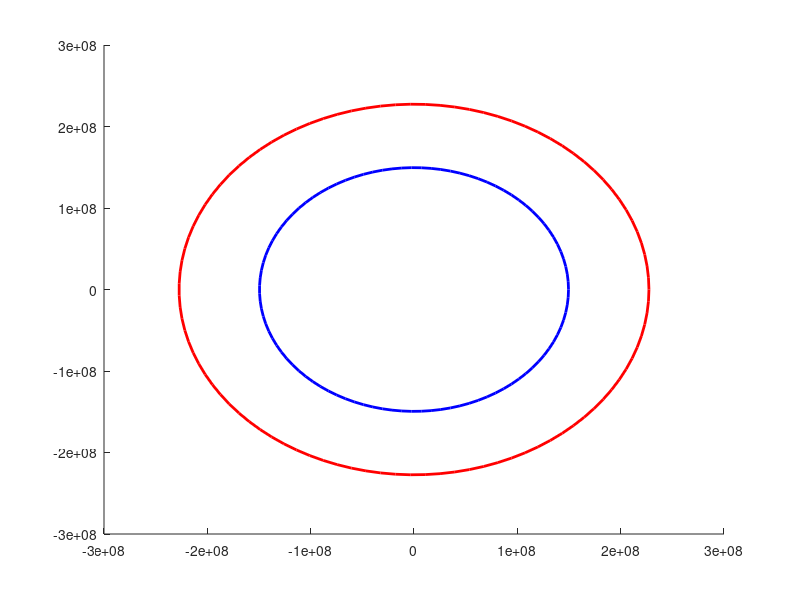

MATLAB code for this plot: (Note: this script raises an error after producing the figure.)
clear; clc; close all;

mu_sun = 132712000000;                    % [km^3 s^-2]
mu_earth = 398600;

% Force the orbits of Earth and Mars to line up nicely

T_desired_earth = 3600*24*365;
T_desired_mars  = 15/8 * T_desired_earth;

r_earth_sun = ((T_desired_earth/(2*pi))^2 * mu_sun)^(1/3);
r_mars_sun =  ((T_desired_mars/ (2*pi))^2 * mu_sun)^(1/3);

%{
r_earth_sun = 149.6e6;                    % [km]
r_mars_sun = 227.9e6;                     % [km]
%}

T_earth = 2*pi * sqrt(r_earth_sun^3 / mu_sun);
T_mars = 2*pi * sqrt(r_mars_sun^3 / mu_sun);

T_ratio = T_mars / T_earth;

T_transfer = T_ratio * 3600*24*365;

S = 1 / (1/T_earth - 1/T_mars);

angle_turn = mod(T_ratio * 2*pi, 2*pi);
if angle_turn > pi
    angle_turn = angle_turn - 2*pi;
end

thetas = linspace(0, 2*pi, 100);

figure(1)
hold on
plot(r_earth_sun*cos(thetas), r_earth_sun*sin(thetas), 'b', 'LineWidth', 2)
plot(r_mars_sun*cos(thetas), r_mars_sun*sin(thetas), 'r', 'LineWidth', 2)

ns = 1:7;

for i = 1:length(ns)
    n = ns(i);

    tof = n*S;

    R1 = r_earth_sun * [1; 0; 0];
    omega_earth = 2*pi / T_earth;   % rad/s
    theta = omega_earth * tof;      % radians
    R2 = r_earth_sun * [cos(2*pi*tof/T_earth); sin(2*pi*tof/T_earth); 0];

    [v_D_list, v_A_list] = lambert_curtis(R1, R2, tof, mu_sun, 1200, 1000);

    for z = 1:numel(v_D_list)
        V1 = v_D_list{z};
        good = eval_transfer(R1, V1, r_mars_sun, mu_sun, mu_earth, 6378, angle_turn);

        if good
            plot_orbit_from_state(R1, V1, mu_sun, tof, 'LineStyle', '-', 'Color', 'k', 'LineWidth', 1.5); hold on
        end
    end
end

axis equal
axis padded
title(sprintf("Cycler Orbits for n=%d to %d", ns(1), ns(end)))

function good = eval_transfer(R1, V1, apo_min, mu, mu0, rp_min, angle_turn)
    r1 = norm(R1);
    v1 = norm(V1);

    h_vec = cross(R1, V1);
    h = norm(h_vec);
    
    e_vec = cross(V1, h_vec)/mu - R1/r1;
    e = norm(e_vec);

    a = h^2/mu * 1/(1-e^2);
    
    r_a = abs(h^2/mu * 1/(e-1));

    
    if r_a < apo_min
        good = false;
        return
    end
    
    
    gamma = atan(e*r1 / (a*(1 - e^2)) * sin(angle_turn));

    V = sqrt(mu/r1 * (2 - r1/a));
    VO = sqrt(mu / r1);

    DV = abs(V*sin(gamma));

    V_inf = sqrt(V^2 + VO^2 - 2*V*VO*cos(gamma));

    r_p = mu0 * (2/(DV*V_inf) - 1/V_inf^2);

    good = r_p > rp_min;  
end
